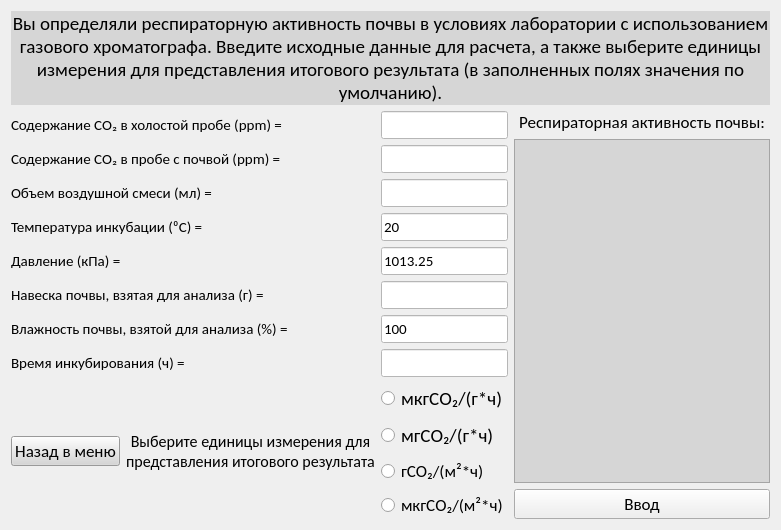
      <widget class="QWidget" name="lab_gkh_eval_lt">
       <layout class="QGridLayout" name="gridLayout_7">
        <item row="1" column="0">
         <layout class="QGridLayout" name="menu_lab_gkh_lt">
          <item row="0" column="0">
           <layout class="QGridLayout" name="input_lab_gkh_lt">
            <item row="6" column="2">
             <widget class="QLineEdit" name="soil_hum_lab_gkh_le">
              <property name="font">
               <font>
                <family>Calibri</family>
                <pointsize>11</pointsize>
               </font>
              </property>
              <property name="styleSheet">
               <string notr="true">background-color: rgb(255, 255, 255);</string>
              </property>
              <property name="text">
               <string>100</string>
              </property>
             </widget>
            </item>
            <item row="4" column="2">
             <widget class="QLineEdit" name="pres_lab_gkh_le">
              <property name="font">
               <font>
                <family>Calibri</family>
                <pointsize>11</pointsize>
               </font>
              </property>
              <property name="styleSheet">
               <string notr="true">background-color: rgb(255, 255, 255);</string>
              </property>
              <property name="text">
               <string>1013.25</string>
              </property>
             </widget>
            </item>
            <item row="5" column="2">
             <widget class="QLineEdit" name="soil_nav_lab_gkh_le">
              <property name="font">
               <font>
                <family>Calibri</family>
                <pointsize>11</pointsize>
               </font>
              </property>
              <property name="styleSheet">
               <string notr="true">background-color: rgb(255, 255, 255);</string>
              </property>
              <property name="text">
               <string/>
              </property>
             </widget>
            </item>
            <item row="0" column="2">
             <widget class="QLineEdit" name="cCO2_lab_gkh_hol_le">
              <property name="font">
               <font>
                <family>Calibri</family>
                <pointsize>11</pointsize>
               </font>
              </property>
              <property name="styleSheet">
               <string notr="true">background-color: rgb(255, 255, 255);</string>
              </property>
              <property name="text">
               <string/>
              </property>
             </widget>
            </item>
            <item row="2" column="2">
             <widget class="QLineEdit" name="air_vol_lab_gkh_le">
              <property name="enabled">
               <bool>true</bool>
              </property>
              <property name="font">
               <font>
                <family>Calibri</family>
                <pointsize>11</pointsize>
               </font>
              </property>
              <property name="styleSheet">
               <string notr="true">background-color: rgb(255, 255, 255);</string>
              </property>
             </widget>
            </item>
            <item row="7" column="2">
             <widget class="QLineEdit" name="inc_time_lab_gkh_le">
              <property name="font">
               <font>
                <family>Calibri</family>
                <pointsize>11</pointsize>
               </font>
              </property>
              <property name="styleSheet">
               <string notr="true">background-color: rgb(255, 255, 255);</string>
              </property>
              <property name="text">
               <string/>
              </property>
             </widget>
            </item>
            <item row="3" column="2">
             <widget class="QLineEdit" name="inc_temp_lab_gkh_le">
              <property name="font">
               <font>
                <family>Calibri</family>
                <pointsize>11</pointsize>
               </font>
              </property>
              <property name="styleSheet">
               <string notr="true">background-color: rgb(255, 255, 255);</string>
              </property>
              <property name="text">
               <string>20</string>
              </property>
             </widget>
            </item>
            <item row="1" column="2">
             <widget class="QLineEdit" name="cCO2_lab_gkh_soil_le">
              <property name="font">
               <font>
                <family>Calibri</family>
                <pointsize>11</pointsize>
               </font>
              </property>
              <property name="styleSheet">
               <string notr="true">background-color: rgb(255, 255, 255);</string>
              </property>
              <property name="text">
               <string/>
              </property>
             </widget>
            </item>
            <item row="9" column="0">
             <widget class="QPushButton" name="lab_gkh_back_home_btn">
              <property name="font">
               <font>
                <family>Calibri</family>
                <pointsize>13</pointsize>
               </font>
              </property>
              <property name="styleSheet">
               <string notr="true">background-color: rgb(214, 214, 214);</string>
              </property>
              <property name="text">
               <string>Назад в меню</string>
              </property>
             </widget>
            </item>
            <item row="1" column="0" colspan="2">
             <widget class="QLabel" name="cCO2_lab_gkh_soil_lbl">
              <property name="font">
               <font>
                <family>Calibri</family>
                <pointsize>11</pointsize>
               </font>
              </property>
              <property name="text">
               <string>Содержание СО₂ в пробе с почвой (ppm) =</string>
              </property>
             </widget>
            </item>
            <item row="5" column="0" colspan="2">
             <widget class="QLabel" name="soil_nav_lab_gkh_lbl">
              <property name="font">
               <font>
                <family>Calibri</family>
                <pointsize>11</pointsize>
               </font>
              </property>
              <property name="text">
               <string>Навеска почвы, взятая для анализа (г) =</string>
              </property>
             </widget>
            </item>
            <item row="3" column="0" colspan="2">
             <widget class="QLabel" name="inc_temp_lab_gkh_lbl">
              <property name="font">
               <font>
                <family>Calibri</family>
                <pointsize>11</pointsize>
               </font>
              </property>
              <property name="text">
               <string>Температура инкубации (⁰С) =</string>
              </property>
             </widget>
            </item>
            <item row="6" column="0" colspan="2">
             <widget class="QLabel" name="soil_hum_lab_gkh_lbl">
              <property name="font">
               <font>
                <family>Calibri</family>
                <pointsize>11</pointsize>
               </font>
              </property>
              <property name="text">
               <string>Влажность почвы, взятой для анализа (%) =</string>
              </property>
             </widget>
            </item>
            <item row="2" column="0" colspan="2">
             <widget class="QLabel" name="air_vol_lab_gkh_lbl">
              <property name="font">
               <font>
                <family>Calibri</family>
                <pointsize>11</pointsize>
               </font>
              </property>
              <property name="text">
               <string>Объем воздушной смеси (мл) =</string>
              </property>
             </widget>
            </item>
            <item row="4" column="0" colspan="2">
             <widget class="QLabel" name="pres_lab_gkh_lbl">
              <property name="font">
               <font>
                <family>Calibri</family>
                <pointsize>11</pointsize>
               </font>
              </property>
              <property name="text">
               <string>Давление (кПа) =</string>
              </property>
             </widget>
            </item>
            <item row="7" column="0" colspan="2">
             <widget class="QLabel" name="inc_time_lab_gkh_lbl">
              <property name="font">
               <font>
                <family>Calibri</family>
                <pointsize>11</pointsize>
               </font>
              </property>
              <property name="text">
               <string>Время инкубирования (ч) =</string>
              </property>
             </widget>
            </item>
            <item row="0" column="0" colspan="2">
             <widget class="QLabel" name="cCO2_lab_gkh_hol_lbl">
              <property name="font">
               <font>
                <family>Calibri</family>
                <pointsize>11</pointsize>
               </font>
              </property>
              <property name="text">
               <string>Содержание СО₂ в холостой пробе (ppm) =</string>
              </property>
             </widget>
            </item>
            <item row="9" column="1">
             <widget class="QLabel" name="measure_lab_gkh_lbl">
              <property name="font">
               <font>
                <family>Calibri</family>
                <pointsize>12</pointsize>
               </font>
              </property>
              <property name="text">
               <string>Выберите единицы измерения для представления итогового результата</string>
              </property>
              <property name="alignment">
               <set>Qt::AlignCenter</set>
              </property>
              <property name="wordWrap">
               <bool>true</bool>
              </property>
             </widget>
            </item>
            <item row="9" column="2">
             <layout class="QGridLayout" name="rbs_lab_gkh_lt">
              <item row="2" column="0">
               <widget class="QRadioButton" name="sq_meters_lab_gkh_RB">
                <property name="font">
                 <font>
                  <family>Calibri</family>
                  <pointsize>13</pointsize>
                 </font>
                </property>
                <property name="text">
                 <string>гСО₂/(м²*ч)</string>
                </property>
               </widget>
              </item>
              <item row="3" column="0">
               <widget class="QRadioButton" name="mcg_sq_meters_lab_gkh_RB">
                <property name="font">
                 <font>
                  <family>Calibri</family>
                  <pointsize>13</pointsize>
                 </font>
                </property>
                <property name="text">
                 <string>мкгСО₂/(м²*ч)</string>
                </property>
               </widget>
              </item>
              <item row="0" column="0">
               <widget class="QRadioButton" name="mcg_gram_lab_gkh_RB">
                <property name="font">
                 <font>
                  <family>Calibri</family>
                  <pointsize>14</pointsize>
                 </font>
                </property>
                <property name="text">
                 <string>мкгСО₂/(г*ч)</string>
                </property>
               </widget>
              </item>
              <item row="1" column="0">
               <widget class="QRadioButton" name="mg_gram_lab_gkh_RB">
                <property name="font">
                 <font>
                  <family>Calibri</family>
                  <pointsize>14</pointsize>
                 </font>
                </property>
                <property name="text">
                 <string>мгСО₂/(г*ч)</string>
                </property>
               </widget>
              </item>
             </layout>
            </item>
           </layout>
          </item>
          <item row="0" column="1">
           <layout class="QVBoxLayout" name="output_lab_gkh_lt">
            <item>
             <widget class="QLabel" name="outro_lab_gkh">
              <property name="font">
               <font>
                <family>Calibri</family>
                <pointsize>13</pointsize>
               </font>
              </property>
              <property name="acceptDrops">
               <bool>false</bool>
              </property>
              <property name="layoutDirection">
               <enum>Qt::LeftToRight</enum>
              </property>
              <property name="autoFillBackground">
               <bool>false</bool>
              </property>
              <property name="text">
               <string>Респираторная активность почвы:</string>
              </property>
              <property name="alignment">
               <set>Qt::AlignCenter</set>
              </property>
              <property name="wordWrap">
               <bool>true</bool>
              </property>
              <property name="textInteractionFlags">
               <set>Qt::NoTextInteraction</set>
              </property>
             </widget>
            </item>
            <item>
             <widget class="QTextEdit" name="output_lab_gkh_te">
              <property name="font">
               <font>
                <family>Calibri</family>
                <pointsize>16</pointsize>
               </font>
              </property>
              <property name="styleSheet">
               <string notr="true">background-color: rgb(214, 214, 214);</string>
              </property>
              <property name="readOnly">
               <bool>true</bool>
              </property>
              <property name="html">
               <string>&lt;!DOCTYPE HTML PUBLIC &quot;-//W3C//DTD HTML 4.0//EN&quot; &quot;http://www.w3.org/TR/REC-html40/strict.dtd&quot;&gt;
&lt;html&gt;&lt;head&gt;&lt;meta name=&quot;qrichtext&quot; content=&quot;1&quot; /&gt;&lt;style type=&quot;text/css&quot;&gt;
p, li { white-space: pre-wrap; }
&lt;/style&gt;&lt;/head&gt;&lt;body style=&quot; font-family:'Calibri'; font-size:16pt; font-weight:400; font-style:normal;&quot;&gt;
&lt;p align=&quot;center&quot; style=&quot;-qt-paragraph-type:empty; margin-top:0px; margin-bottom:0px; margin-left:0px; margin-right:0px; -qt-block-indent:0; text-indent:0px;&quot;&gt;&lt;br /&gt;&lt;/p&gt;&lt;/body&gt;&lt;/html&gt;</string>
              </property>
             </widget>
            </item>
            <item>
             <widget class="QPushButton" name="input_lab_gkh">
              <property name="font">
               <font>
                <family>Calibri</family>
                <pointsize>13</pointsize>
               </font>
              </property>
              <property name="text">
               <string>Ввод</string>
              </property>
             </widget>
            </item>
           </layout>
          </item>
         </layout>
        </item>
        <item row="0" column="0">
         <widget class="QLabel" name="int_lab_gkh_lbl">
          <property name="font">
           <font>
            <family>Calibri</family>
            <pointsize>14</pointsize>
           </font>
          </property>
          <property name="layoutDirection">
           <enum>Qt::LeftToRight</enum>
          </property>
          <property name="styleSheet">
           <string notr="true">background-color: rgb(214, 214, 214);</string>
          </property>
          <property name="text">
           <string>Вы определяли респираторную активность почвы в условиях лаборатории с использованием газового хроматографа. Введите исходные данные для расчета, а также выберите единицы измерения для представления итогового результата (в заполненных полях значения по умолчанию).</string>
          </property>
          <property name="alignment">
           <set>Qt::AlignCenter</set>
          </property>
          <property name="wordWrap">
           <bool>true</bool>
          </property>
         </widget>
        </item>
       </layout>
      </widget>
